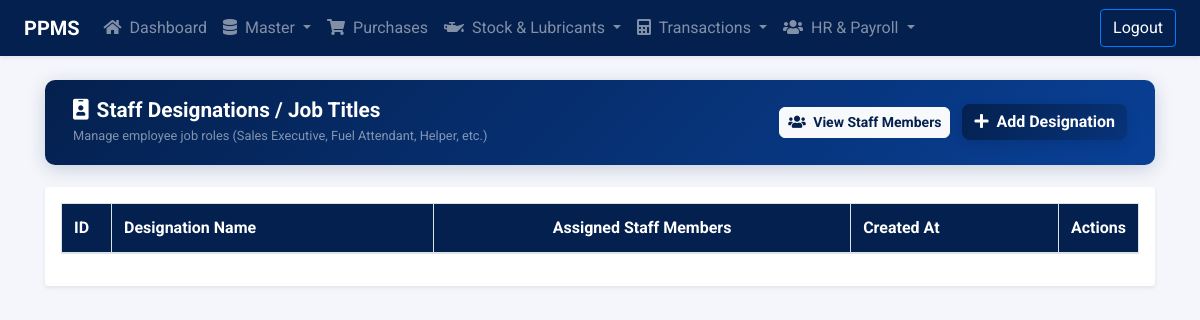
The app's page /staff/staff-roles-list.php (signed in), older data.
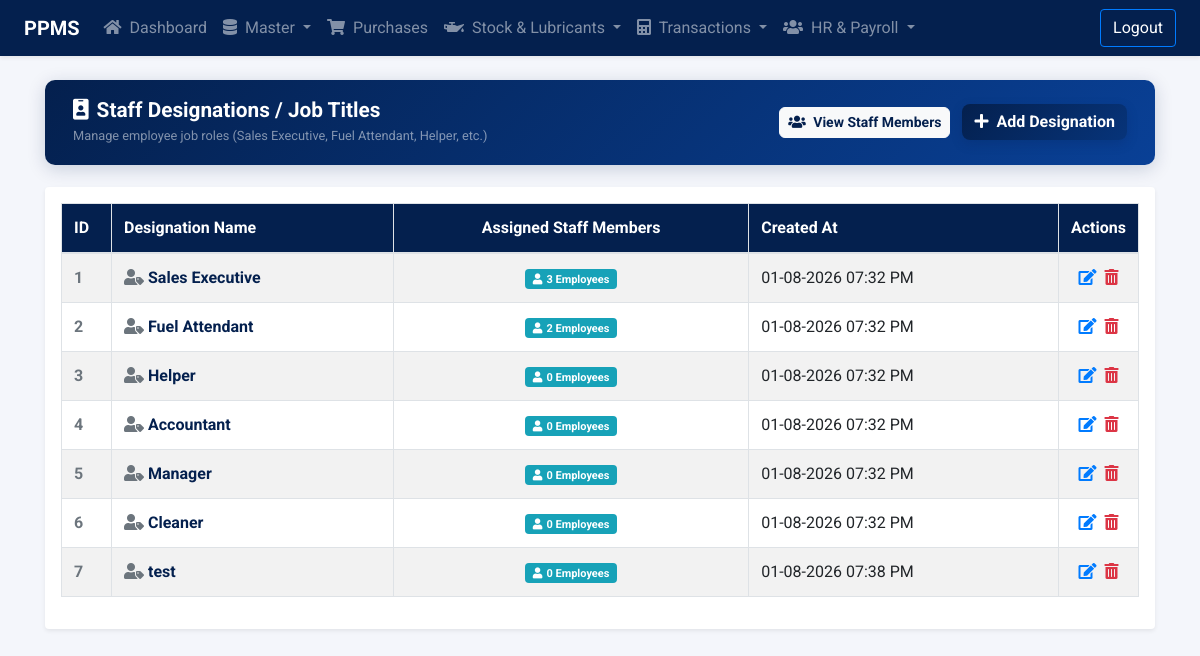
The same page, newer data.
### tables this page shows
CREATE TABLE `tbl_staff_roles` (
  `id` int(11) NOT NULL,
  `name` varchar(128) NOT NULL,
  `created_at` timestamp NOT NULL DEFAULT current_timestamp(),
  `updated_at` timestamp NOT NULL DEFAULT current_timestamp() ON UPDATE current_timestamp(),
  `deleted_at` datetime DEFAULT NULL
);

### include/permissions.php (called while the page is built, shortened)
<?php
require_once __DIR__ . '/config.php';
function has_permission($module_slug, $action) {
    global $connection;
    $user_id = intval($_SESSION['loggedInUser']);
    $user_res = mysqli_query($connection, "SELECT type, role_id FROM tbl_accounts WHERE id = '$user_id' LIMIT 1");
    if (!$user_res || !($user = mysqli_fetch_assoc($user_res))) {
        return false;
    }
    if (strtolower(trim($user['type'] ?? '')) === 'admin') {
        return true;
    }
    return false;
}
?>

### staff/staff-roles-list.php (the view, shortened to what this page needs)
<?php
require '../include/config.php';
require '../include/permissions.php';
?>
<!DOCTYPE html>
<html lang="en">
<head>
    <link rel="stylesheet" href="https://stackpath.bootstrapcdn.com/bootstrap/4.3.1/css/bootstrap.min.css">
    <link rel="stylesheet" href="https://cdnjs.cloudflare.com/ajax/libs/font-awesome/5.11.2/css/all.min.css">
    <link rel="stylesheet" href="https://cdn.datatables.net/1.10.20/css/jquery.dataTables.min.css">
    <link rel="stylesheet" href="../include/style.css?v=1.0.1">
</head>
<body>
<?php include('../include/navbar.php');?>
<main class="main">
    <div class="container pt-4 pb-4">
        <div class="page-header">
            <div>
                <h4><i class="fas fa-id-badge mr-2"></i>Staff Designations / Job Titles</h4>
                <small class="text-white-50">Manage employee job roles (Sales Executive, Fuel Attendant, Helper, etc.)</small>
            </div>
            <div>
                <a href="staff-list.php" class="btn btn-sm btn-light font-weight-bold mr-2" style="border-radius:6px; color:#04204e;">
                    <i class="fas fa-users mr-1"></i> View Staff Members
                </a>
                <?php if (has_permission('staff', 'add')): ?>
                <a href="add-staff-role.php" class="btn btn-primary font-weight-bold" style="border-radius:8px;">
                    <i class="fas fa-plus mr-1"></i> Add Designation
                </a>
                <?php endif; ?>
            </div>
        </div>
        <div class="table-responsive bg-white p-3 rounded shadow-sm">
            <table id="staffRolesTable" class="table table-striped table-bordered">
                <thead>
                    <tr>
                        <th style="width: 50px;">ID</th>
                        <th>Designation Name</th>
                        <th style="text-align: center;">Assigned Staff Members</th>
                        <th>Created At</th>
                        <th style="text-align: center; width: 80px;">Actions</th>
                    </tr>
                </thead>
                <tbody>
                    <?php
                    $sql = "SELECT sr.*,
                                   (SELECT COUNT(*) FROM tbl_staff s WHERE s.role_id = sr.id) as staff_count
                            FROM tbl_staff_roles sr
                            WHERE sr.deleted_at IS NULL
                            ORDER BY sr.id ASC";
                    $result = mysqli_query($connection, $sql);
                    if ($result && mysqli_num_rows($result) > 0) {
                        while ($row = mysqli_fetch_assoc($result)) {
                            $canEdit = has_permission('staff', 'edit');
                            $canDelete = has_permission('staff', 'delete');
                            $nameDisplay = $canEdit
                                ? '<a href="edit-staff-role.php?id='.$row['id'].'" class="font-weight-bold" style="color: var(--primary-color);"><i class="fas fa-user-tag mr-1 text-muted"></i>'.htmlspecialchars($row['name']).'</a>'
                                : '<strong>'.htmlspecialchars($row['name']).'</strong>';
                            echo '<tr>
                                <td class="font-weight-bold text-muted">'.$row['id'].'</td>
                                <td>'.$nameDisplay.'</td>
                                <td class="text-center">
                                    <span class="badge badge-info px-2 py-1" style="font-size:11px;">
                                        <i class="fas fa-user mr-1"></i>'.$row['staff_count'].' Employees
                                    </span>
                                </td>
                                <td>'.date("d-m-Y h:i A", strtotime($row['created_at'])).'</td>
                                <td class="text-center">';
                            if ($canEdit) {
                                echo '<a href="edit-staff-role.php?id='.$row['id'].'" class="text-primary mr-2" title="Edit Designation"><i class="fas fa-edit" style="font-size: 16px;"></i></a>';
                            }
                            if ($canDelete) {
                                echo '<a class="text-danger" onclick="deleteStaffRole('.$row['id'].')" title="Delete Designation" style="cursor:pointer;"><i class="fas fa-trash-alt" style="font-size: 16px;"></i></a>';
                            }
                            echo '</td>
                            </tr>';
                        }
                    }
                    ?>
                </tbody>
            </table>
        </div>
    </div>
</main>
</body>
</html>

Row changes from the older to the newer data that the page shows:
added tbl_staff_roles: id "1", name "Sales Executive", staff_count "3", created_at "01-08-2026 07:32 PM"
added tbl_staff_roles: id "2", name "Fuel Attendant", staff_count "2", created_at "01-08-2026 07:32 PM"
added tbl_staff_roles: id "3", name "Helper", staff_count "0", created_at "01-08-2026 07:32 PM"
added tbl_staff_roles: id "4", name "Accountant", staff_count "0", created_at "01-08-2026 07:32 PM"
added tbl_staff_roles: id "5", name "Manager", staff_count "0", created_at "01-08-2026 07:32 PM"
added tbl_staff_roles: id "6", name "Cleaner", staff_count "0", created_at "01-08-2026 07:32 PM"
added tbl_staff_roles: id "7", name "test", staff_count "0", created_at "01-08-2026 07:38 PM"
